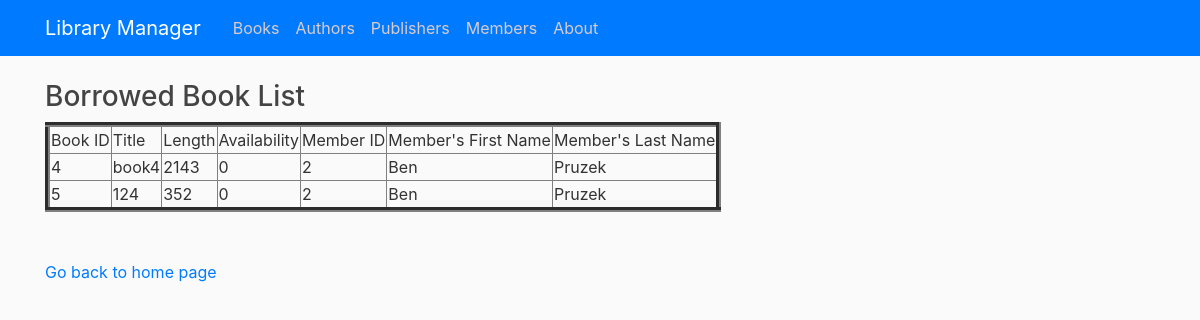
The app's page /checkedoutlist with its own data.
### tables this page shows
CREATE TABLE Book (bookId INTEGER PRIMARY KEY AUTOINCREMENT, title TEXT NOT NULL, length INTEGER NOT NULL, availability BOOLEAN NOT NULL CHECK(availability IN (0, 1)));

CREATE TABLE Member (memberId INTEGER PRIMARY KEY AUTOINCREMENT, firstName TEXT NOT NULL, lastName TEXT NOT NULL,     birthday DATE NOT NULL, phoneNumber VARCHAR(15) NOT NULL);

### library/routes.py (the view)
@app.route("/checkedoutlist")
def borrowedBooks():
    con = sqlite3.connect("book.db")
    con.row_factory = sqlite3.Row
    cur = con.cursor()
    cur.execute("SELECT Book.bookId, Book.title, Book.length, Book.availability, \
        Member.memberId, Member.firstName, Member.lastName, date(BorrowedBy.issueDate, '+6 months') AS dueDate \
        FROM Book JOIN BorrowedBy JOIN Member \
        ON Book.bookId = BorrowedBy.bookId \
        AND BorrowedBy.memberId = Member.memberId")
    rows = cur.fetchall()
    return render_template("borrowed_books.html", rows = rows)

### library/templates/borrowed_books.html (shortened to what this page needs)
{% extends "layout.html" %}
{% block content %}
<!DOCTYPE html>
<html>
<head>
</head>
<body>
    <h3>Borrowed Book List</h3>
    <table border=5>
        <thead>
            <td>Book ID</td>
            <td>Title</td>
            <td>Length</td>
            <td>Availability</td>
            <td>Member ID</td>
            <td>Member's First Name</td>
            <td>Member's Last Name</td>
        </thead>
        {% for row in rows %}
        <tr>
            <td>{{row["bookId"]}}</td>
            <td>{{row["title"]}}</td>
            <td>{{row["length"]}}</td>
            <td>{{row["availability"]}}</td>
            <td>{{row["memberId"]}}</td>
            <td>{{row["firstName"]}}</td>
            <td>{{row["lastName"]}}</td>
        </tr>
        {% endfor %}
    </table>
    <br><br>
    <a href="/">Go back to home page</a>
</body>
</html>
{% endblock content %}

### library/static/main.css (style rules this page uses)
body { background: #fafafa; color: #333333; margin-top: 5rem; }
h1, h2, h3, h4, h5, h6 { color: #444444; }

### records on screen
Book: bookId "4", title "book4", length "2143", availability "0", memberId "2", firstName "Ben", lastName "Pruzek"
Book: bookId "5", title "124", length "352", availability "0", memberId "2", firstName "Ben", lastName "Pruzek"
